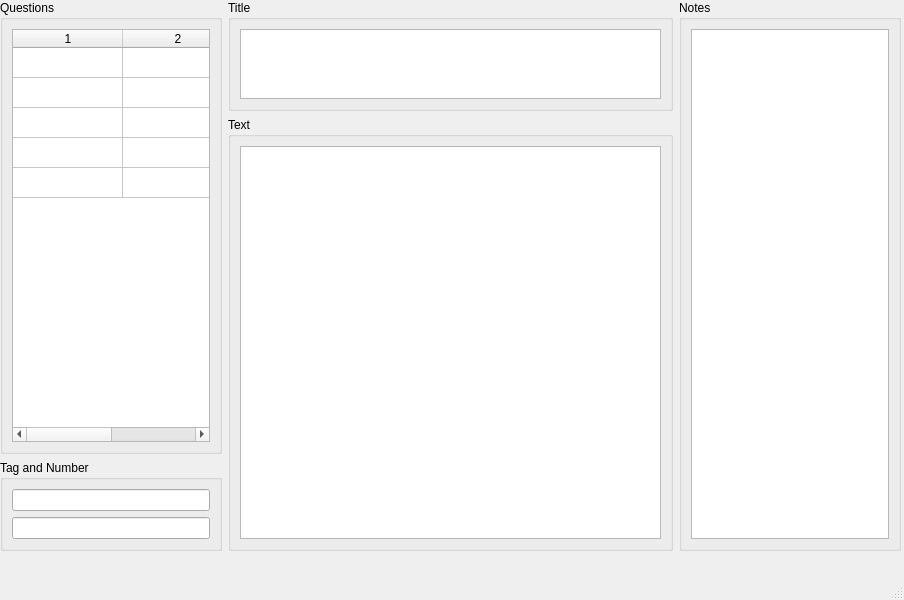
<?xml version="1.0" encoding="UTF-8"?>
<ui version="4.0">
 <class>MainWindow</class>
 <widget class="QMainWindow" name="MainWindow">
  <property name="geometry">
   <rect>
    <x>0</x>
    <y>0</y>
    <width>904</width>
    <height>600</height>
   </rect>
  </property>
  <property name="windowTitle">
   <string>MainWindow</string>
  </property>
  <widget class="QWidget" name="centralwidget">
   <widget class="QWidget" name="horizontalLayoutWidget">
    <property name="geometry">
     <rect>
      <x>0</x>
      <y>0</y>
      <width>901</width>
      <height>551</height>
     </rect>
    </property>
    <layout class="QHBoxLayout" name="mainHorizontal" stretch="1,2,1">
     <item>
      <layout class="QVBoxLayout" name="qColVert">
       <item>
        <widget class="QGroupBox" name="qGroup">
         <property name="title">
          <string>Questions</string>
         </property>
         <layout class="QVBoxLayout" name="verticalLayout_4">
          <item>
           <widget class="QTableWidget" name="quesTable">
            <property name="alternatingRowColors">
             <bool>false</bool>
            </property>
            <property name="rowCount">
             <number>5</number>
            </property>
            <property name="columnCount">
             <number>2</number>
            </property>
            <attribute name="horizontalHeaderVisible">
             <bool>true</bool>
            </attribute>
            <attribute name="horizontalHeaderCascadingSectionResizes">
             <bool>true</bool>
            </attribute>
            <attribute name="horizontalHeaderMinimumSectionSize">
             <number>50</number>
            </attribute>
            <attribute name="horizontalHeaderDefaultSectionSize">
             <number>110</number>
            </attribute>
            <attribute name="horizontalHeaderHighlightSections">
             <bool>true</bool>
            </attribute>
            <attribute name="horizontalHeaderStretchLastSection">
             <bool>false</bool>
            </attribute>
            <attribute name="verticalHeaderVisible">
             <bool>false</bool>
            </attribute>
            <attribute name="verticalHeaderStretchLastSection">
             <bool>false</bool>
            </attribute>
            <row/>
            <row/>
            <row/>
            <row/>
            <row/>
            <column/>
            <column/>
           </widget>
          </item>
         </layout>
        </widget>
       </item>
       <item>
        <widget class="QGroupBox" name="numGroup">
         <property name="title">
          <string>Tag and Number</string>
         </property>
         <layout class="QVBoxLayout" name="verticalLayout_5">
          <item>
           <widget class="QLineEdit" name="tagLineEdit"/>
          </item>
          <item>
           <widget class="QLineEdit" name="numLineEdit"/>
          </item>
         </layout>
        </widget>
       </item>
      </layout>
     </item>
     <item>
      <layout class="QVBoxLayout" name="tColVert" stretch="1,5">
       <item>
        <widget class="QGroupBox" name="titleGroup">
         <property name="title">
          <string>Title</string>
         </property>
         <layout class="QVBoxLayout" name="verticalLayout_7">
          <item>
           <widget class="QTextEdit" name="titleTextEdit"/>
          </item>
         </layout>
        </widget>
       </item>
       <item>
        <widget class="QGroupBox" name="textGroup">
         <property name="title">
          <string>Text</string>
         </property>
         <layout class="QVBoxLayout" name="verticalLayout_6">
          <item>
           <widget class="QTextEdit" name="textTextEdit"/>
          </item>
         </layout>
        </widget>
       </item>
      </layout>
     </item>
     <item>
      <layout class="QVBoxLayout" name="nColVert">
       <item>
        <widget class="QGroupBox" name="notesGroup">
         <property name="title">
          <string>Notes</string>
         </property>
         <layout class="QHBoxLayout" name="horizontalLayout">
          <item>
           <widget class="QListWidget" name="notesListWidget"/>
          </item>
         </layout>
        </widget>
       </item>
      </layout>
     </item>
    </layout>
   </widget>
  </widget>
  <widget class="QMenuBar" name="menubar">
   <property name="geometry">
    <rect>
     <x>0</x>
     <y>0</y>
     <width>904</width>
     <height>21</height>
    </rect>
   </property>
  </widget>
  <widget class="QStatusBar" name="statusbar"/>
 </widget>
 <resources/>
 <connections/>
</ui>
